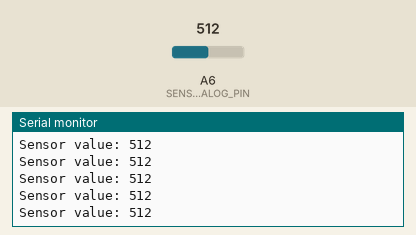
Simulated run of this sketch. Board: Arduino Nano, built with avr-gcc and run on an emulated ATmega328P. Parts: the last lines printed to the serial monitor. The inputs (shaded band) are chosen by the test bench; at power-on: A6 (SENSOR_ANALOG_PIN) = 512.

Above: at 1.2 s.
1.3 s: A6 (SENSOR_ANALOG_PIN) set to 716
At 1.31 s:
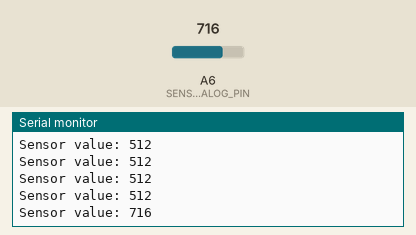
2.8 s: A6 (SENSOR_ANALOG_PIN) set to 900
At 2.82 s:
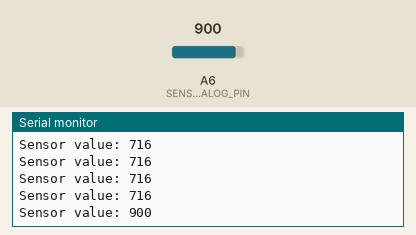
Timing chart, 0 to 5.8 s (numbered marks = the images above; inputs shaded):
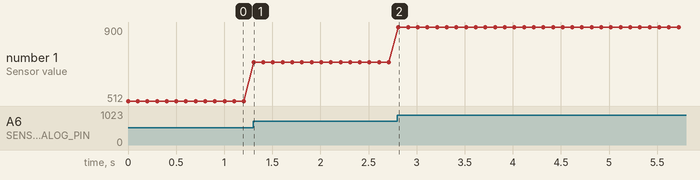

The sketch:

MQ-4.ino
```cpp
/*
 * Basic analog input reading of the MQ-4 sensor.
 */

#define SENSOR_ANALOG_PIN A6

int sensorValue;

void setup()
{
  Serial.begin(9600);
}

void loop()
{
  sensorValue = analogRead(SENSOR_ANALOG_PIN);

  Serial.print(F("Sensor value: "));
  Serial.println(sensorValue, DEC);

  // Delay between readings...
  delay(100);
}
```

Measured:
- after the input at 1.3 s, the serial monitor: prints a new line at once (image 1)
- after the input at 2.8 s, the serial monitor: prints a new line at once (image 2)
- plotted number 1: 512 → 716 after the input at 1.3 s, 716 → 900 after the input at 2.8 s
